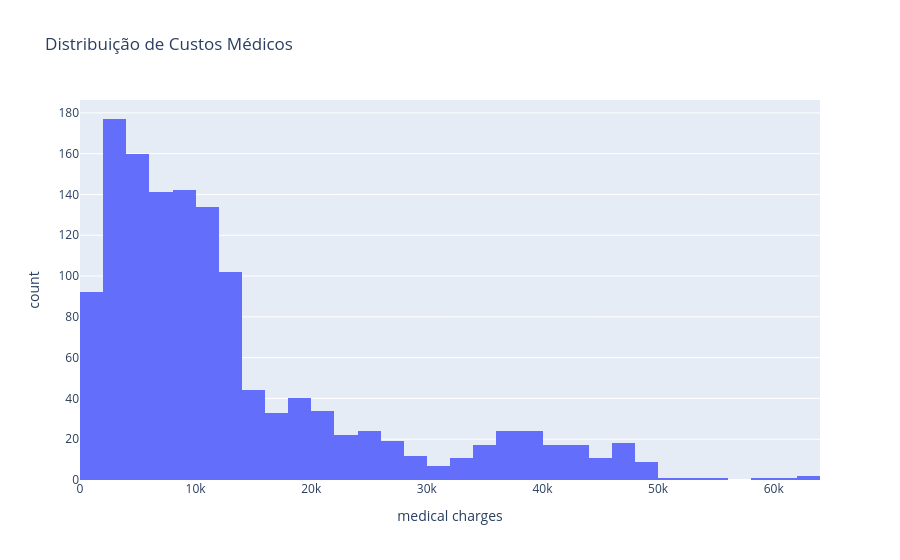

The cell this chart's notebook holds for it:
### Markdown cell above
### Distribuição de Custos Médicos

### Code cell
fig = px.histogram(
  data_frame=df_costs,
  x='medical charges',
  title="Distribuição de Custos Médicos",
  nbins=50,
)
fig.show()

### Figure 1 — Plotly figure (JSON) as saved in the notebook; plotly's stock layout.template omitted (floating-point values rounded to 4 significant figures; data arrays with more than 128 entries replaced by an {"elided": "..."} marker saying what was removed)
{"data": [{"bingroup": "x", "hovertemplate": "medical charges=%{x}<br>count=%{y}<extra></extra>", "legendgroup": "", "marker": {"color": "#636efa", "pattern": {"shape": ""}}, "name": "", "nbinsx": 50, "orientation": "v", "showlegend": false, "type": "histogram", "x": {"elided": "1338 float values"}, "xaxis": "x", "yaxis": "y"}], "layout": {"barmode": "relative", "legend": {"tracegroupgap": 0}, "title": {"text": "Distribuição de Custos Médicos"}, "xaxis": {"anchor": "y", "domain": [0, 1], "title": {"text": "medical charges"}}, "yaxis": {"anchor": "x", "domain": [0, 1], "title": {"text": "count"}}}}
